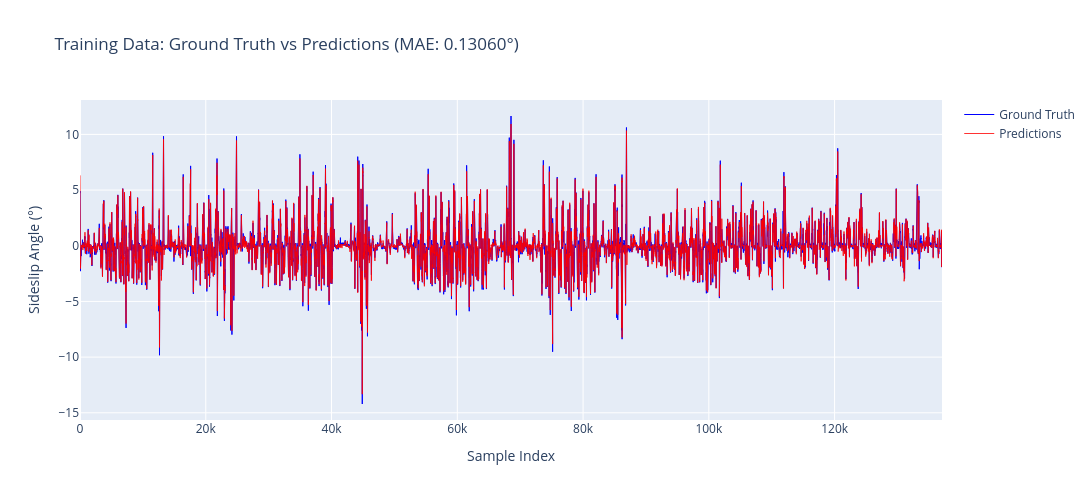

The cell this chart's notebook holds for it:
### Code cell
# Interactive Plotly visualization of training predictions
fig = go.Figure()

fig.add_trace(go.Scatter(
    y=train_ground_truths,
    mode='lines',
    name='Ground Truth',
    line=dict(color='blue', width=1)
))

fig.add_trace(go.Scatter(
    y=train_preds,
    mode='lines',
    name='Predictions',
    line=dict(color='red', width=1),
    opacity=0.8
))

fig.update_layout(
    title=f'Training Data: Ground Truth vs Predictions (MAE: {train_mae:.5f}°)',
    xaxis_title='Sample Index',
    yaxis_title='Sideslip Angle (°)',
    width=CONFIG['PLOTLY_WIDTH'],
    height=CONFIG['PLOTLY_HEIGHT'],
    hovermode='x unified'
)

fig.show()

### Figure 1 — Plotly figure (JSON) as saved in the notebook; plotly's stock layout.template omitted (floating-point values rounded to 4 significant figures; data arrays with more than 128 entries replaced by an {"elided": "..."} marker saying what was removed)
{"data": [{"line": {"color": "blue", "width": 1}, "mode": "lines", "name": "Ground Truth", "type": "scatter", "y": {"elided": "137080 float values"}}, {"line": {"color": "red", "width": 1}, "mode": "lines", "name": "Predictions", "opacity": 0.8, "type": "scatter", "y": {"elided": "137080 float values"}}], "layout": {"height": 500, "hovermode": "x unified", "title": {"text": "Training Data: Ground Truth vs Predictions (MAE: 0.13060°)"}, "width": 1200, "xaxis": {"title": {"text": "Sample Index"}}, "yaxis": {"title": {"text": "Sideslip Angle (°)"}}}}
